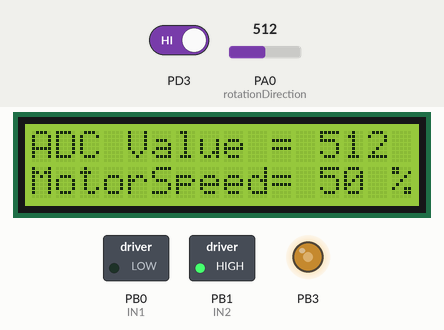
This program was run on a simulated ATmega32, built with avr-gcc and emulated at 1 MHz (the files do not name the chip). Shown: 16×2 character LCD, switched loads named in the program (green lamp = pin HIGH), output pins drawn as LEDs (lit = HIGH). Wiring (inferred from the names in the program): character LCD (HD44780): RS PD0; R/W PD1; E PD2; data PC0, PC1, PC2, PC3, PC4, PC5, PC6, PC7. The test bench sets the inputs (shaded band); at power-on: PA0 (rotationDirection) = 512, PD3 HIGH. Pins used as bus, display or sensor lines are not drawn.

Above: at 1.2 s.
1.3 s: PA0 (rotationDirection) set to 1015
At 1.8 s:
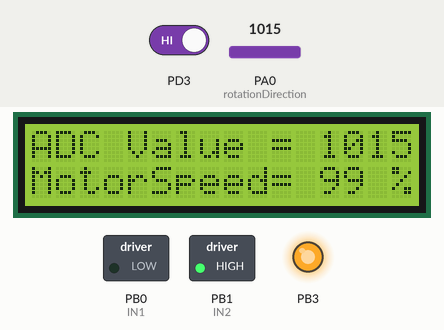
2.9 s: PA0 (rotationDirection) set to 1023
At 3.5 s:
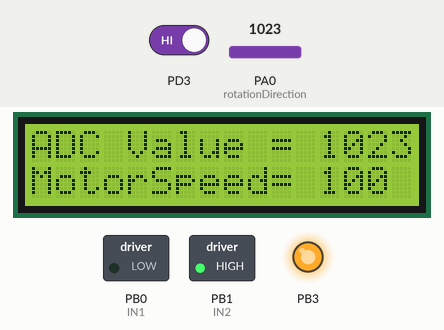
4.5 s: PD3 driven LOW
At 5.7 s:
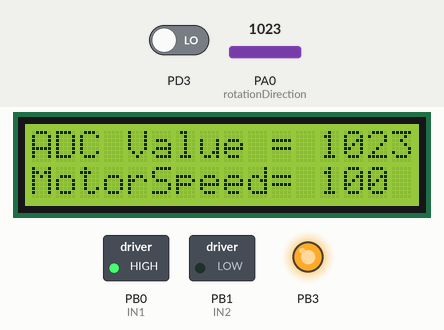
6.0 s: PA0 (rotationDirection) set to 716
At 7.1 s:
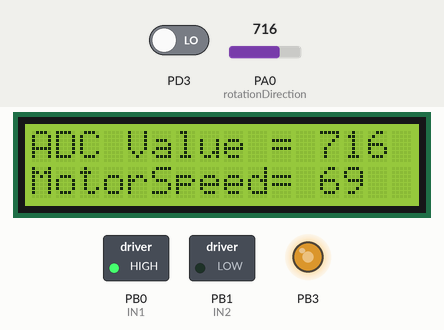
7.6 s: PA0 (rotationDirection) set to 511
At 8.5 s:
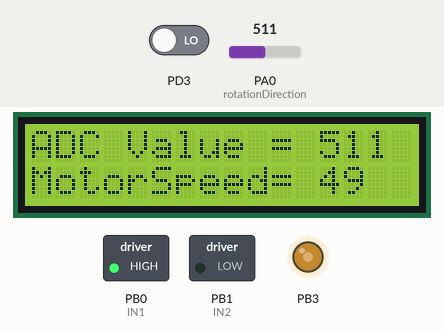
9.2 s: PA0 (rotationDirection) set to 122
At 10.2 s:
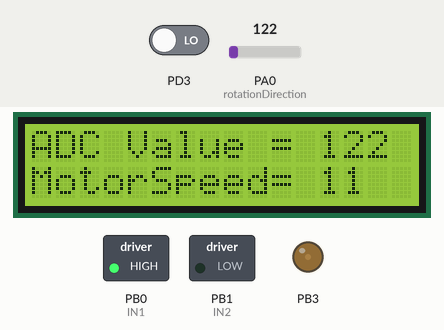
Timing chart, 0 to 11.8 s (numbered marks = the images above; inputs shaded):
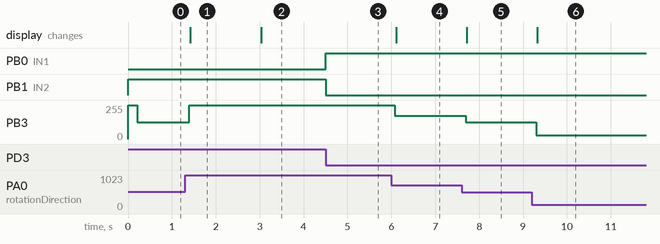

The program:

main.c
```c
/* -----------------------------------------------------------------------------
[FILE NAME]    :	main.c

[AUTHOR]       :	MOHANAD K. SAEED

[DATA CREATED] :	20/02/2021

[DESCRIPTION]  :	Mini Project 2 Control the motor speed through the
					potentiometer. The potentiometer is connected through
					the ADC driver and motor speed is controlled though the
					PWM signal. Also activate INT1 with raising it should
					revert the motor direction whatever the speed of the motor.

					ADC Driver uses interrupt mode
------------------------------------------------------------------------------*/
#define F_CPU 1000000UL
#include "DC Motor Driver/dc_motor.h"
#include "ADC/adc.h"
#include "External_Interrupt/external_interrupts.h"
#include "LCD Driver/lcd.h"

extern g_adcResult;

/*Call back Function for interrupt 1 which is used to revert the motor direction*/
void revertMotorDir(void){
	DCMOTOR_revertRotationDirection();
}

int main(void){
	//uint16 res_value;  /*In case we use polling mode for ADC*/
	uint8 percentage;
	Adc_ConfigType adc;
	Ei_ConfigType int1;
	Dcmotor_ConfigType motor;

	SET_BIT(SREG,7);
	/*Set the configurations of the ADC driver*/
	adc.clock=ADC_F_CPU_8;
	adc.channelnumber=ADC0;

	/*Set the configurations of the External Interrupt driver*/
	int1.interruptevent=INT_RISING_EDGE;
	int1.pullup=INT_DEACTIVATE;

	/*Set the configurations of the DC Motor driver*/
	motor.rotationDirection=CW;
	motor.speedPercentage=100;

	/*Initialize the External Interrupt 1 driver*/
	INT1_init(&int1);
	/*Set the call back function of interrupt 1*/
	INT1_setCallBack(revertMotorDir);

	/*Initialize the DC Motor driver*/
	DCMOTOR_init(&motor);

	LCD_init(); /* initialize LCD driver */
	ADC_init(&adc); /* initialize ADC driver */
	LCD_clearScreen(); /* clear LCD at the beginning */
	/* display this string "ADC Value = " only once at LCD */
	LCD_displayString("ADC Value = ");
	LCD_goToRowColumn(1,0);
	LCD_displayString("MotorSpeed=");
	LCD_goToRowColumn(1,15);
	LCD_displayString("%");

	while(1){
		LCD_goToRowColumn(0,12); /* display the number every time at this position */
		ADC_readChannel(ADC0); /* read channel zero where the potentiometer is connect */
		LCD_intgerToString(g_adcResult ); /* display the ADC value on LCD screen */
		percentage=(float)g_adcResult/1023*100;
		LCD_goToRowColumn(1,12); /* display the number every time at this position */
		LCD_intgerToString(percentage); /* display the ADC value on LCD screen */
		/*Change the speed of the dc motor after calculating the percentage*/
		/*This function takes the percentage of maximum speed*/
		DCMOTOR_changeSpeed(percentage);
	}
	return 0;
}
```

adc.c
```c
/* -----------------------------------------------------------------------------
[FILE NAME]    :	adc.c

[AUTHOR]       :	MOHANAD K. SAEED

[DATA CREATED] :	14/02/2021

[DESCRIPTION]  :	ADC Driver
------------------------------------------------------------------------------*/

#include "adc.h"

#ifdef INTERRUPT_MODE
/* -----------------------------------------------------------------------------
 *                          Global Variables                                   *
------------------------------------------------------------------------------*/

volatile uint16  g_adcResult = 0;

/* -----------------------------------------------------------------------------
 *                          ISR's Definitions                                  *
------------------------------------------------------------------------------*/

ISR(ADC_vect)
{
	/* Read ADC Data after conversion complete */
	g_adcResult = ADC;
}
#endif

void ADC_init(const Adc_ConfigType * config_Ptr){
	/* ADMUX Register Bits Description:
	 * REFS1:0 = 00 to choose to connect external reference voltage by input
	 * this voltage through AREF pin
	 * ADLAR   = 0 right adjusted
	 * MUX4:0  = 00000 to choose channel 0 as initialization
	 */
	ADMUX = 0;

	/* ADCSRA Register Bits Description:
	 * ADEN    = 1 Enable ADC
	 * ADIE    = 0 Disable ADC Interrupt
	 * ADPS2:0 pre-scalar value should be assigned as the config_Ptr to be
	 * configurable
	 */
	SET_BIT(ADCSRA,ADEN);
	CLEAR_BIT(ADCSRA,ADATE);
	CLEAR_BIT(ADCSRA,ADSC);

#ifdef INTERRUPT_MODE
	SET_BIT(ADCSRA,ADIE);
	#ifdef AUTO_TRIGGER_MODE
		SET_BIT(ADCSRA,ADATE);
		SFIOR = (SFIOR & NUM_TO_CLEAR_LAST_3_BITS) |\
				((config_Ptr -> triggersource & NUM_TO_CLEAR_LAST_5_BITS)<<5);
	#endif
#endif

#ifdef POLLING_MODE
	CLEAR_BIT(ADCSRA,ADIE);
#endif

	ADCSRA = (ADCSRA & NUM_TO_CLEAR_FIRST_3_BITS) | \
			(config_Ptr -> clock & NUM_TO_CLEAR_LAST_5_BITS);

}

#ifdef INTERRUPT_MODE
void ADC_readChannel(const Adc_ChannelNumber channel){
	ADMUX = (ADMUX & NUM_TO_CLEAR_FIRST_5_BITS) | \
			(channel & NUM_TO_CLEAR_LAST_5_BITS);
	SET_BIT(ADCSRA,ADSC);		/* start conversion write '1' to ADSC */
}
#endif

#ifdef POLLING_MODE
uint16 ADC_readChannel(Adc_ChannelNumber channel){
	ADMUX = (ADMUX & NUM_TO_CLEAR_FIRST_5_BITS) | \
			(channel & NUM_TO_CLEAR_LAST_5_BITS);
	SET_BIT(ADCSRA,ADSC);		/* start conversion write '1' to ADSC */
	while(BIT_IS_CLEAR(ADCSRA,ADIF)); /* wait for conversion to complete ADIF becomes '1' */
	SET_BIT(ADCSRA,ADIF); /* clear ADIF by write '1' to it :) */
	return ADC; /* return the data register */
}
#endif
```

adc.h
```c
/* -----------------------------------------------------------------------------
[FILE NAME]    :	adc.h

[AUTHOR]       :	MOHANAD K. SAEED

[DATA CREATED] :	14/02/2021

[DESCRIPTION]  :	Header File for ADC Driver
------------------------------------------------------------------------------*/

#ifndef ADC_H
#define ADC_H

/* -----------------------------------------------------------------------------
 *                           Includes                                          *
 ------------------------------------------------------------------------------*/
#include "../Important Heading Files/std_types.h"
#include "../Important Heading Files/common_macros.h"
#include "../Important Heading Files/micro_config.h"

/* -----------------------------------------------------------------------------
 *                           ENUM & Structures                                          *
 ------------------------------------------------------------------------------*/
typedef enum
{
	ADC_F_CPU_1,ADC_F_CPU_2,ADC_F_CPU_4,ADC_F_CPU_8,ADC_F_CPU_16,ADC_F_CPU_32,\
	ADC_F_CPU_64,ADC_F_CPU_128
}Adc_Clock;

typedef enum
{
	ADC0,ADC1,ADC2,ADC3,ADC4,ADC5,ADC6,ADC7,ADC0_ADC0_10x,ADC1_ADC0_10x,\
	ADC0_ADC0_200x,ADC1_ADC0_200x,ADC2_ADC2_10x,ADC3_ADC2_10x,ADC2_ADC2_200x,\
	ADC3_ADC2_200x,ADC0_ADC1,ADC1_ADC1,ADC2_ADC1,ADC3_ADC1,ADC4_ADC1,ADC5_ADC1,\
	ADC6_ADC1,ADC7_ADC1,ADC0_ADC2,ADC1_ADC_2,ADC2_ADC2,ADC3_ADC2,ADC4_ADC2
}Adc_ChannelNumber;

typedef enum
{
	FREE_RUNNING_MODE,ANALOG_COMPARATOR,EXTERNAL_INTERRUPT_REQUEST0,\
	TIMER0_COMPARE_MATCH,TIME0_OVERFLOW,TIME1_COMPARE_MATCH_B,TIME1_OVERFLOW,\
	TIME1_CAPTURE_EVENT
}Adc_TriggerSource;

typedef struct
{
	Adc_Clock clock;
	Adc_ChannelNumber channelnumber;
	Adc_TriggerSource triggersource;
}Adc_ConfigType;

/* -----------------------------------------------------------------------------
 *                      Preprocessor Macros                                    *
 ------------------------------------------------------------------------------*/
#define INTERRUPT_MODE
#define NUM_TO_CLEAR_FIRST_3_BITS 0xF8
#define NUM_TO_CLEAR_LAST_3_BITS 0x1F
#define NUM_TO_CLEAR_LAST_5_BITS 0x07
#define NUM_TO_CLEAR_FIRST_5_BITS 0xE0


 /* -----------------------------------------------------------------------------
 *                      Functions Declaration                                   *
------------------------------------------------------------------------------*/
void ADC_init(const Adc_ConfigType * config_Ptr);
#ifdef INTERRUPT_MODE
void ADC_readChannel(Adc_ChannelNumber channel);
#endif
#ifdef POLLING_MODE
uint16 ADC_readChannel(Adc_ChannelNumber channel);
#endif


#endif
```

external_interrupts.c
```c
#include "external_interrupts.h"

/* -----------------------------------------------------------------------------
 *                           Global Variables                                  *
-------------------------------------------------------------------------------*/

/* Global variables to hold the address of the call back function in the application */
#ifdef INTERRUPT0
static volatile void (*g_callBackPtrInt0)(void) = NULL_PTR;
#endif

#ifdef INTERRUPT1
static volatile void (*g_callBackPtrInt1)(void) = NULL_PTR;
#endif

#ifdef INTERRUPT2
static volatile void (*g_callBackPtrInt2)(void) = NULL_PTR;
#endif


/* -----------------------------------------------------------------------------
 *                       Interrupt Service Routines                            *
 ------------------------------------------------------------------------------*/
#ifdef INTERRUPT0
ISR(INT0_vect){
	if(g_callBackPtrInt0 != NULL_PTR)
	{
		/* Call the Call Back function in the application after the edge is detected */
		(*g_callBackPtrInt0)(); /* another method to call the function using pointer to function g_callBackPtr(); */
	}
}
#endif

#ifdef INTERRUPT1
ISR(INT1_vect){
	if(g_callBackPtrInt1 != NULL_PTR)
	{
		/* Call the Call Back function in the application after the edge is detected */
		(*g_callBackPtrInt1)(); /* another method to call the function using pointer to function g_callBackPtr(); */
	}
}
#endif

#ifdef INTERRUPT2
ISR(INT2_vect){
	if(g_callBackPtrInt2 != NULL_PTR)
	{
		/* Call the Call Back function in the application after the edge is detected */
		(*g_callBackPtrInt2)(); /* another method to call the function using pointer to function g_callBackPtr(); */
	}
}
#endif

/* -----------------------------------------------------------------------------
 *                      Functions Definitions                                  *
 ------------------------------------------------------------------------------*/

#ifdef INTERRUPT0
/* Function to initialize interrupt registers*/
void INT0_init(const Ei_ConfigType * Config_Ptr){
	/*Select when the interrupt occurs
	 * Low level generates interrupt
	 * Logical change generates interrupt
	 * Falling edge generates interrupt
	 * Raising edge generates interrupt
	 */
	MCUCR = (MCUCR & NUM_TO_CLEAR_FIRST_2_BITS) |\
			(Config_Ptr -> interruptevent & NUM_TO_CLEAR_LAST_6_BITS);

	//Configure INT0 pin as input
	CLEAR_BIT(DDRD,PD2);
	//Enable Internal Pull-up
	PORTD = (PORTD & NUM_TO_CLEAR_2ND_BIT) |\
			((Config_Ptr -> pullup & NUM_TO_CLEAR_LAST_7_BIT) << PD2);
	//Module Interrupt Enable
	SET_BIT(GICR,INT0);
}

/* Function to select the event at which the interrupt will be triggered*/
void INT0_setEvent(const Ei_InterruptEvent a_int0Event){
	/*
	 * insert the required event in MCUCR Register
	 */
	MCUCR = (MCUCR & NUM_TO_CLEAR_FIRST_2_BITS) |\
			(a_int0Event & NUM_TO_CLEAR_LAST_6_BITS);
}

/* Function to save the of the call back function in a global variable*/
void INT0_setCallBack(void(*a_ptr)(void)){
	/* Save the address of the Call back function in a global variable */
	g_callBackPtrInt0 = a_ptr;
}

/* Function to de initializa interrupts registers*/
void INT0_deInit(void){
	//Module Interrupt Disable
	CLEAR_BIT(GICR,INT0);
}
#endif


#ifdef INTERRUPT1
void INT1_init(const Ei_ConfigType * Config_Ptr){
	/*Select when the interrupt occurs
	 * Low level generates interrupt
	 * Logical change generates interrupt
	 * Falling edge generates interrupt
	 * Raising edge generates interrupt
	 */
	MCUCR = (MCUCR & NUM_TO_CLEAR_SECOND_2_BITS) |\
			((Config_Ptr -> interruptevent & NUM_TO_CLEAR_LAST_6_BITS) << BIT2);

	//Configure INT1 pin as input
	CLEAR_BIT(DDRD,PD3);
	//Enable Internal Pull-up
	PORTD = (PORTD & NUM_TO_CLEAR_3RD_BIT) |\
			((Config_Ptr -> pullup & NUM_TO_CLEAR_LAST_7_BIT) << PD3);
	//Module Interrupt Enable
	SET_BIT(GICR,INT1);
}

void INT1_setEvent(const Ei_InterruptEvent a_int1Event){
	/*
	 * insert the required event in MCUCR Register
	 */
	MCUCR = (MCUCR & NUM_TO_CLEAR_SECOND_2_BITS) |\
			((a_int1Event & NUM_TO_CLEAR_LAST_6_BITS) << BIT2);
}

void INT1_setCallBack(void(*a_ptr)(void)){
	/* Save the address of the Call back function in a global variable */
	g_callBackPtrInt1 = a_ptr;
}

void INT1_deInit(void){
	//Module Interrupt Disable
	CLEAR_BIT(GICR,INT1);
}
#endif


#ifdef INTERRUPT2
void INT2_init(const Ei_ConfigType * Config_Ptr){
	/*Select when the interrupt occurs
	 * Falling edge generates interrupt
	 * Raising edge generates interrupt
	 */
	MCUCSR = (MCUCR & NUM_TO_CLEAR_6TH_BIT) |\
			((((Config_Ptr -> interruptevent)-2) & NUM_TO_CLEAR_LAST_6_BITS) << BIT6);

	//Configure INT2 pin as input
	CLEAR_BIT(DDRB,PB2);
	//Enable Internal Pull-up
	PORTB = (PORTB & NUM_TO_CLEAR_2ND_BIT) |\
			((Config_Ptr -> pullup & NUM_TO_CLEAR_LAST_7_BIT) << PB2);
	//Module Interrupt Enable
	SET_BIT(GICR,INT2);
}

void INT2_setEvent(const Ei_InterruptEvent a_int2Event){
	/*
	 * insert the required event in MCUCSR Register
	 */
	MCUCSR = (MCUCR & NUM_TO_CLEAR_6TH_BIT) |\
			((((a_int2Event)-2) & NUM_TO_CLEAR_LAST_6_BITS) << BIT6);
}

void INT2_setCallBack(void(*a_ptr)(void)){
	/* Save the address of the Call back function in a global variable */
	g_callBackPtrInt2 = a_ptr;
}

void INT2_deInit(void){
	//Module Interrupt Disable
	CLEAR_BIT(GICR,INT2);
}
#endif
```

external_interrupts.h
```c
/* -----------------------------------------------------------------------------
[FILE NAME]    :	external_interrupts.h

[AUTHOR]       :	MOHANAD K. SAEED

[DATA CREATED] :	16/02/2021

[DESCRIPTION]  :	Header File to External Interrupts Driver
--------------------------------------------------------------------------------*/

#ifndef EXTERNAL_INTERRUPTS_H
#define EXTERNAL_INTERRUPTS_H

#include "../Important Heading Files/std_types.h"
#include "../Important Heading Files/common_macros.h"
#include "../Important Heading Files/micro_config.h"

/* -----------------------------------------------------------------------------
 *                         Types Declaration                                   *
 ------------------------------------------------------------------------------*/
typedef enum
{
	INT_LOW_LEVEL,INT_LOGICAL_CHANGE,INT_FALLING_EDGE,INT_RISING_EDGE
}Ei_InterruptEvent;

typedef enum
{
	INT_DEACTIVATE,INT_ACTIVATE
}Ei_PullUp;

typedef struct
{
	Ei_InterruptEvent interruptevent;
	Ei_PullUp pullup;
}Ei_ConfigType;


/* -----------------------------------------------------------------------------
 *                           Preprocessor                                      *
  -----------------------------------------------------------------------------*/
#define INTERRUPT1
#define NUM_TO_CLEAR_FIRST_2_BITS 0xFC
#define NUM_TO_CLEAR_LAST_6_BITS 0x2
#define NUM_TO_CLEAR_SECOND_2_BITS 0xF3
#define NUM_TO_CLEAR_2ND_BIT 0xFD
#define NUM_TO_CLEAR_LAST_7_BIT 0x01
#define NUM_TO_CLEAR_3RD_BIT 0xF7
#define NUM_TO_CLEAR_6TH_BIT 0xBF
#define BIT2 2
#define BIT6 6
#define NULL_PTR (void *) 0


/* -----------------------------------------------------------------------------
 *                      Functions Prototypes                                   *
  -----------------------------------------------------------------------------*/

#ifdef INTERRUPT0
/* Function to initialize interrupt registers*/
void INT0_init(const Ei_ConfigType * Config_Ptr);
/* Function to select the event at which the interrupt will be triggered*/
void INT0_setEvent(const Ei_InterruptEvent a_int0Event);
/* Function to save the of the call back function in a global variable*/
void INT0_setCallBack(void(*a_ptr)(void));
/* Function to de-initialize interrupts registers*/
void INT0_deInit(void);
#endif

#ifdef INTERRUPT1
void INT1_init(const Ei_ConfigType * Config_Ptr);
void INT1_setEvent(const Ei_InterruptEvent a_int1Event);
void INT1_setCallBack(void(*a_ptr)(void));
void INT1_deInit(void);
#endif

#ifdef INTERRUPT2
void INT2_init(const Ei_ConfigType * Config_Ptr);
void INT2_setEvent(const Ei_InterruptEvent a_int2Event);
void INT2_setCallBack(void(*a_ptr)(void));
void INT2_deInit(void);
#endif

#endif
```

micro_config.h
```c
/* -----------------------------------------------------------------------------------------
[FILE NAME]    :	avr_config.h

[AUTHOR]       :	MOHANAD K. SAEED

[DATA CREATED] :	07/02/2021

[DESCRIPTION]  :	This file contains all avr libraries
------------------------------------------------------------------------------------------*/

#ifndef MC_CONFIG_H
#define MC_CONFIG_H

#ifndef F_CPU
#define F_CPU 1000000UL  //1MHz Clock frequency
#endif

#include <avr/io.h>
#include <avr/interrupt.h>
#include <util/delay.h>

#endif
```

dc_motor.h
```c
/* -----------------------------------------------------------------------------
[FILE NAME]    :	dc_motor.h

[AUTHOR]       :	MOHANAD K. SAEED

[DATA CREATED] :	20/02/2021

[DESCRIPTION]  :	Header File for DC Motor Driver
------------------------------------------------------------------------------*/

#ifndef DC_MOTOR_H
#define DC_MOTOR_H

#include "../Important Heading Files/std_types.h"
#include "../Important Heading Files/common_macros.h"
#include "../Important Heading Files/micro_config.h"

/* ----------------------------------------------------------------------------
 *                         Timer Stucture Definition                          *
 -----------------------------------------------------------------------------*/

typedef enum{
	CW,CCW
}Dcmotor_rotDir;

typedef struct{
	uint8 speedPercentage;
	Dcmotor_rotDir rotationDirection;
}Dcmotor_ConfigType;

/* ----------------------------------------------------------------------------
 *                      Preprocessor Macros                                   *
  ----------------------------------------------------------------------------*/
#define TIMER0
#define TOP 255
/* DC Motor HW Pins */
#define DCMOTOR_PORT PORTB
#define DCMOTOR_PORT_DIR DDRB
#define IN1 PB0
#define IN2 PB1


/* -----------------------------------------------------------------------------
 *                      Functions Prototypes                                   *
 ------------------------------------------------------------------------------*/
void DCMOTOR_init(const Dcmotor_ConfigType * Motor_Ptr);
void DCMOTOR_revertRotationDirection(void);
void DCMOTOR_changeRotationDirection(Dcmotor_rotDir direction);
void DCMOTOR_stop(void);
void DCMOTOR_changeSpeed(uint8 percentage);

#endif
```

Source omitted: timer0.c (3894 bytes), timer0.h (2480 bytes), dc_motor.c (2575 bytes), lcd.c (5825 bytes), lcd.h (1882 bytes), common_macros.h (4689 bytes), std_types.h (1738 bytes)

Measured:
- the behaviour switches between 1022 and 1023 on PA0 (rotationDirection) (found by bisection; images 1 and 2)
- after the input at 1.3 s, PB3: 127/255 → 252/255 after 0.10 s; the display: changes after 0.12 s (image 1)
- after the input at 2.9 s, PB3: 252/255 → 255/255 after 0.11 s; the display: changes after 0.14 s (image 2)
- after the input at 4.5 s, PB0 (IN1): LOW → HIGH at once; PB1 (IN2): HIGH → LOW at once
- after the input at 6.0 s, PB3: 255/255 → 175/255 after 0.08 s; the display: changes after 0.11 s (image 4)
- after the input at 7.6 s, PB3: 175/255 → 124/255 after 0.09 s; the display: changes after 0.11 s (image 5)
- after the input at 9.2 s, PB3: 124/255 → 28/255 after 0.10 s; the display: changes after 0.12 s (image 6)
